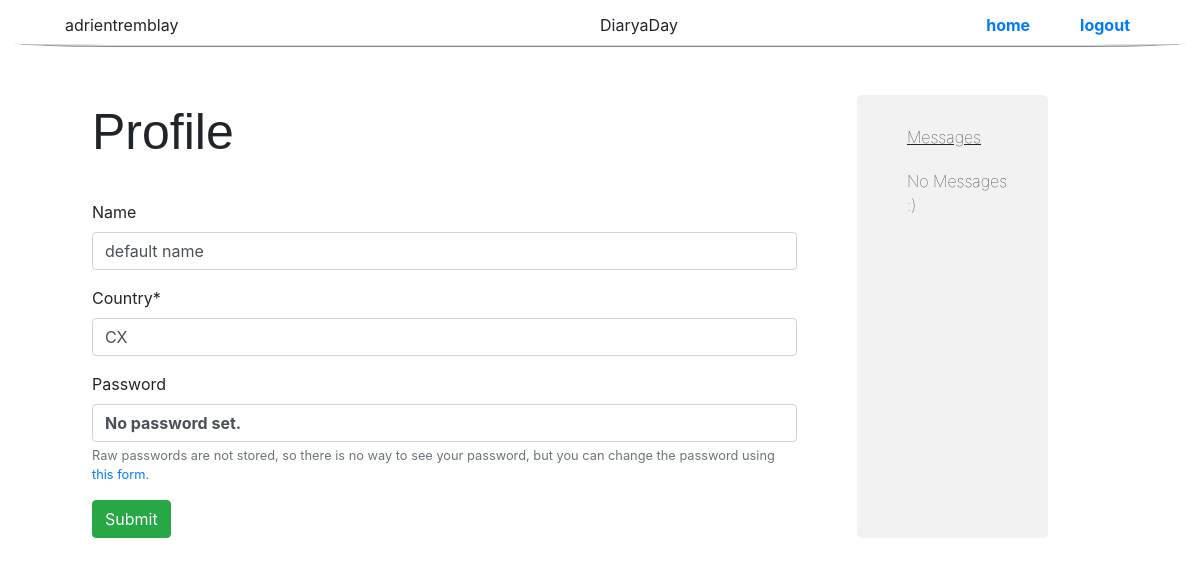
Before: /diary/profile/ (signed in) with the older database file.
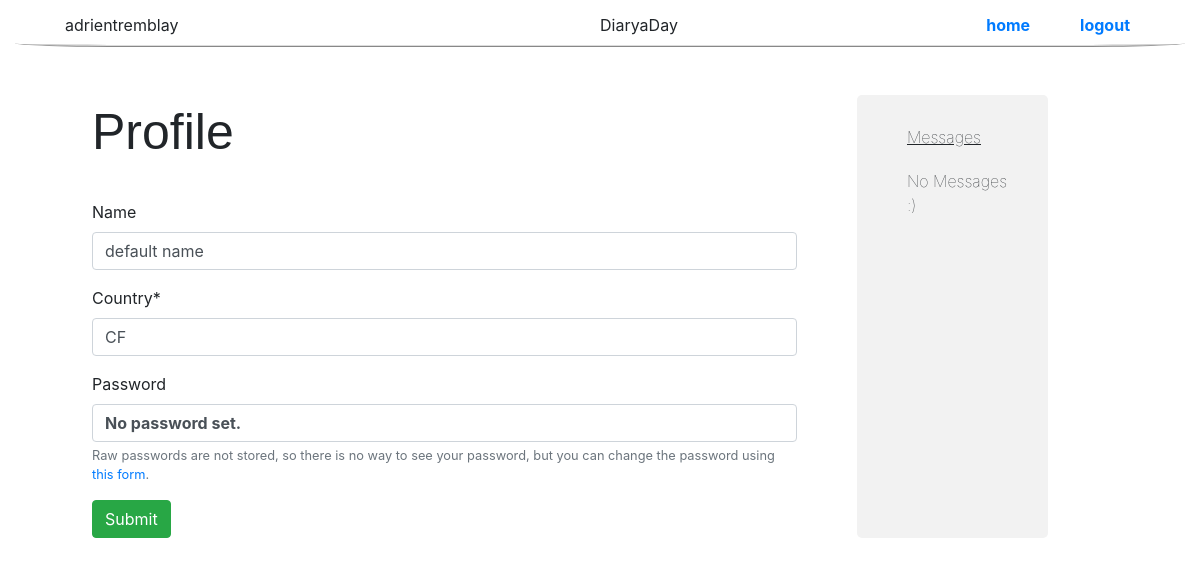
After: the same page with the newer database file.
### diary/models.py (models this page shows, shortened)
class Writer(AbstractBaseUser):
    username = models.CharField(max_length=40, unique=True)
    country = CountryField(blank_label='(select country)', default = 'CA')
    name = models.CharField(max_length=100, blank=True) # not required
    USERNAME_FIELD = 'username'
    REQUIRED_FIELDS = ['password']
    objects = BaseUserManager()

### diary/views.py (the view)
# urls.py: path('profile/', views.ProfileView.as_view(), name = 'profile'),
class ProfileView(SuccessMessageMixin, generic.UpdateView):
    model = Writer
    form_class = writerChangeForm
    template_name = 'diary/profile.html'
    success_url = '/diary/'
    success_message = "Your Profile Has Been Updated!"
    def get_initial(self):
        return {
            'name': self.request.user.name,
        }
    def get_object(self):
        return get_object_or_404(Writer, pk=self.request.user.id)

### diary/forms.py
class writerChangeForm(UserChangeForm):
    password = ReadOnlyPasswordHashField(
        label=_("Password"),
        help_text=_(
            "Raw passwords are not stored, so there is no way to see your "
            "password, but you can change the password using "
            "<a href=\"{}\">this form</a>."
        )
    )
    class Meta:
        model = Writer
        fields = ('name', 'country')
        widgets = {'country': CountrySelectWidget()}

### diary/templates/diary/profile.html (shortened to what this page needs)
{% extends 'base.html' %}
{% block content %}
{% if user.is_authenticated %}
  {% load crispy_forms_tags %}
  <div class = "diary-head">Profile</div>
  {% include 'form_template.html' %}
{% else %}
  <meta http-equiv="REFRESH" content="0;url=/">
{% endif %}
{% endblock %}

### diary/templates/header.html
<div id = "lg-header" class = "text-center">
  <div class = "centerDiv">DiaryaDay</div>
  {% if user.is_authenticated %}
    <div style = "display : inline-block ; float : left">{{ user.username }}</div>
    <div class = "hElement"><a href="{% url 'logout' %}">logout</a></div>
    <div class = "hElement"><a href="{% url 'index' %}">home</a></div>
  {% endif %}
</div>

### diary/templates/form_template.html (shortened to what this page needs)
{% load crispy_forms_tags %}
<form method="post">
  {{ form|crispy }}
  <button type="submit" class="btn btn-success">Submit</button>
</form>

Changed rows visible on the page:
changed Writer "adrientremblay": country "CX" → "CF"
